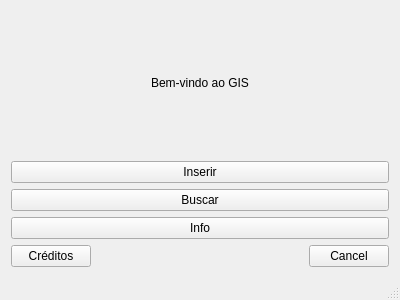
<?xml version="1.0" encoding="UTF-8"?>
<ui version="4.0">
 <class>MainWindow</class>
 <widget class="QMainWindow" name="MainWindow">
  <property name="geometry">
   <rect>
    <x>0</x>
    <y>0</y>
    <width>400</width>
    <height>300</height>
   </rect>
  </property>
  <property name="windowTitle">
   <string>MainWindow</string>
  </property>
  <widget class="QWidget" name="centralWidget">
   <layout class="QVBoxLayout" name="verticalLayout_2">
    <item alignment="Qt::AlignHCenter">
     <widget class="QLabel" name="label">
      <property name="text">
       <string>Bem-vindo ao GIS</string>
      </property>
     </widget>
    </item>
    <item>
     <layout class="QVBoxLayout" name="verticalLayout">
      <item>
       <widget class="QPushButton" name="inserir">
        <property name="text">
         <string>Inserir</string>
        </property>
       </widget>
      </item>
      <item>
       <widget class="QPushButton" name="buscar">
        <property name="text">
         <string>Buscar</string>
        </property>
       </widget>
      </item>
      <item>
       <widget class="QPushButton" name="info">
        <property name="text">
         <string>Info</string>
        </property>
       </widget>
      </item>
     </layout>
    </item>
    <item>
     <layout class="QHBoxLayout" name="horizontalLayout">
      <item>
       <widget class="QPushButton" name="creditos">
        <property name="text">
         <string>Créditos</string>
        </property>
       </widget>
      </item>
      <item>
       <widget class="QDialogButtonBox" name="cancel">
        <property name="standardButtons">
         <set>QDialogButtonBox::Cancel</set>
        </property>
       </widget>
      </item>
     </layout>
    </item>
   </layout>
  </widget>
  <widget class="QStatusBar" name="statusBar"/>
 </widget>
 <layoutdefault spacing="6" margin="11"/>
 <resources/>
 <connections/>
</ui>
